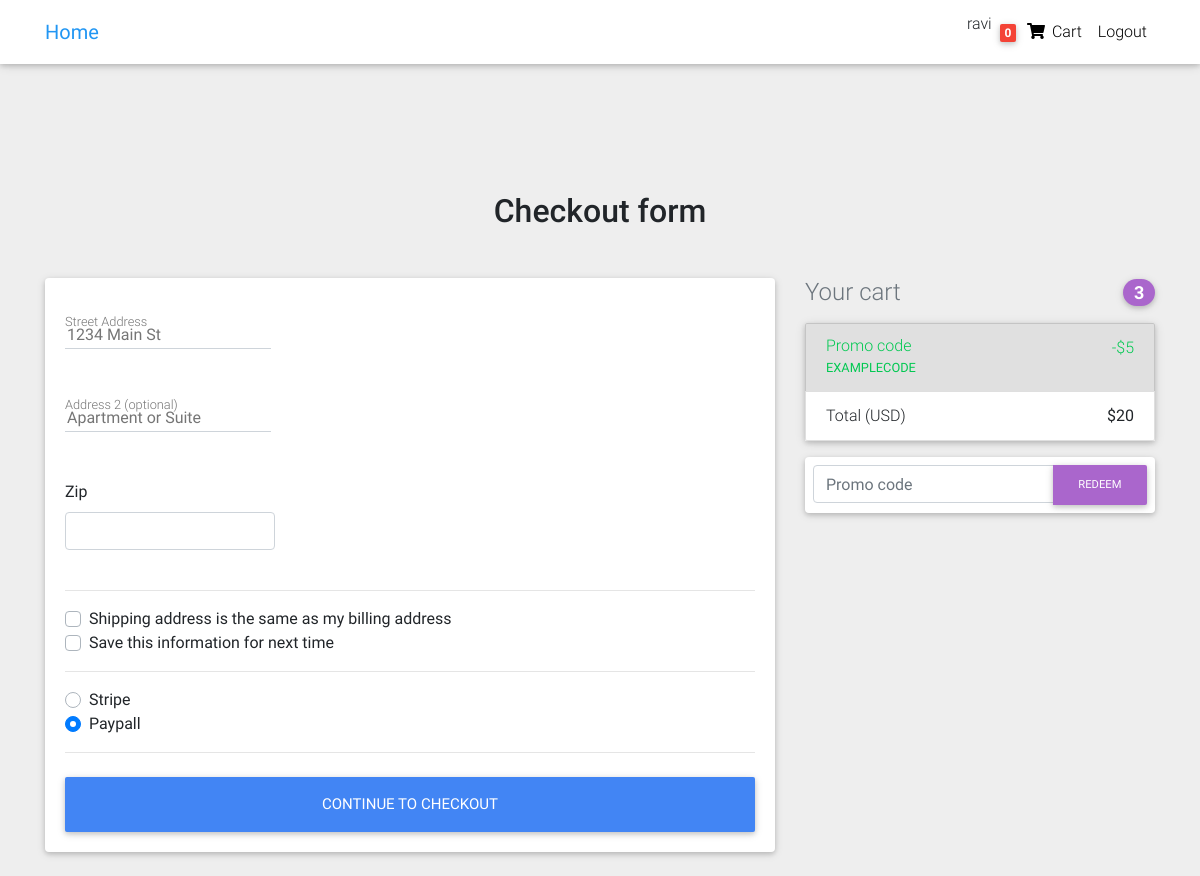
Before: /CheckOutVIew/ (signed in) with the older database file.
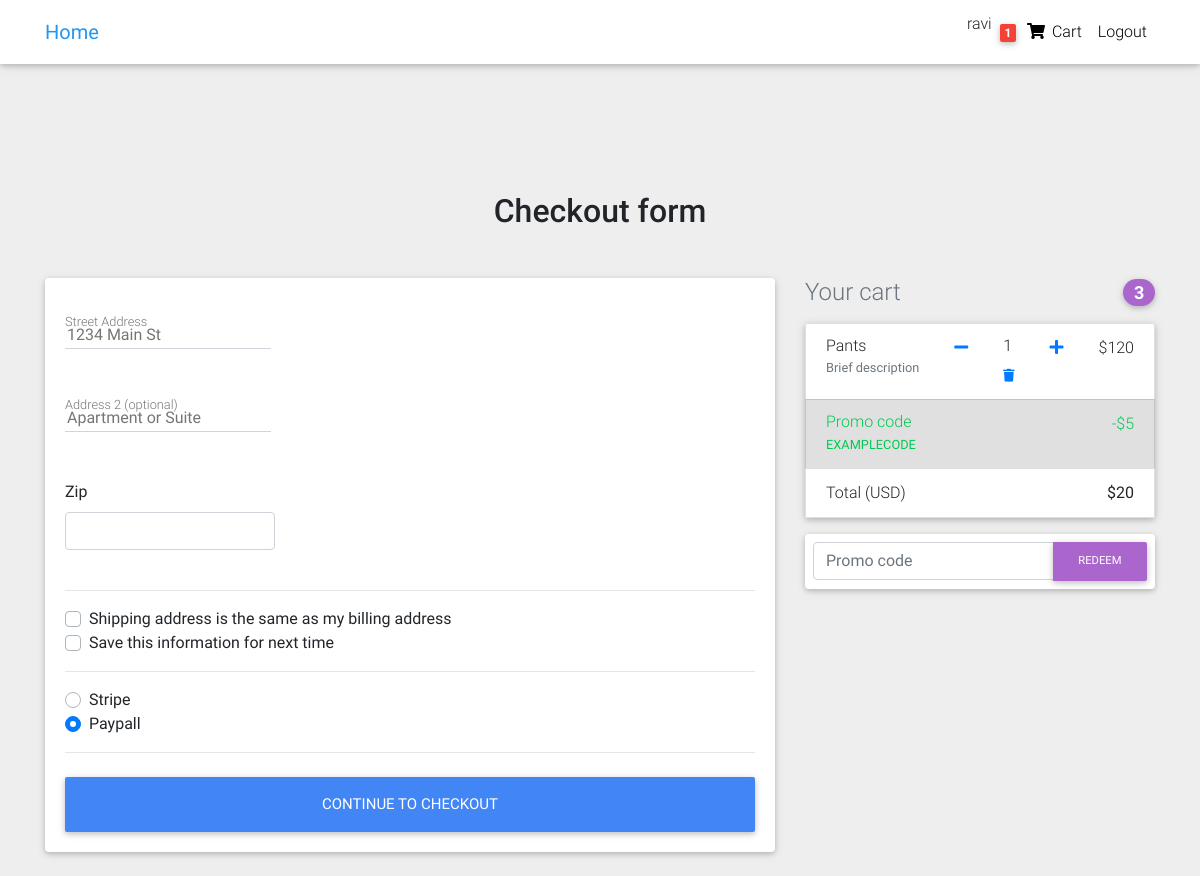
After: the same page with the newer database file.
### core/models.py (models this page shows, shortened)
class Order(models.Model):
    user = models.ForeignKey(settings.AUTH_USER_MODEL,
                            on_delete=models.CASCADE)
    items = models.ManyToManyField(OrderItem)
    start_date = models.DateTimeField(auto_now_add=True)
    ordered_date = models.DateTimeField()
    ordered= models.BooleanField(default=False)
    billing_address = models.ForeignKey(
        'BillingAddress',
        on_delete=models.SET_NULL,
        blank=True,
        null=True
    )

class OrderItem(models.Model):
    user = models.ForeignKey(settings.AUTH_USER_MODEL,
                            on_delete=models.CASCADE)
    item = models.ForeignKey(Items,on_delete=models.CASCADE)
    quantity = models.IntegerField(default=1)
    ordered= models.BooleanField(default=False)
    def get_add_to_card_url(self):
        return reverse("core:add_to_cart_c",kwargs={
            'slug':self.item.slug,
        })
    def get_remove_from_card_url(self):
        return reverse("core:remove_from_cart_c",kwargs={
            'slug':self.item.slug
        })
    def get_remove_from_card_all_url(self):
        return reverse("core:remove_from_cart_all",kwargs={
            'slug':self.item.slug
        })

class Items(models.Model):
    title = models.CharField(max_length=100)
    img = models.ImageField(upload_to='items_img/')
    categories= models.CharField(choices=CATEGORIES_CHOICES,max_length=2)
    label= models.CharField(choices=LABEL_CHOICES,max_length=1,blank=True,null=True)
    price = models.IntegerField()
    discount_price = models.IntegerField(null=True,blank=True)
    description = models.CharField(max_length=1000,null=True,blank=True)
    slug = models.SlugField()

### core/views.py (the view, shortened to what this page needs)
# urls.py: path('CheckOutVIew/',CheckOutView.as_view(),name='CheckOutView'),
class CheckOutView(LoginRequiredMixin,View):
    def get(self,*args,**kwargs):
        try:
            order = Order.objects.get(user=self.request.user,ordered=False)
            form = Checkoutform()
            context = {
                'object':order,
                'form':form
            }
            return render(self.request,'checkout-page.html',context)
        except ObjectDoesNotExist:
            messages(self.request,"You do not have active order")
            return redirect("/")

### core/forms.py
class Checkoutform(forms.Form):
    street_address = forms.CharField(widget=forms.TextInput(attrs={
        'placeholder':'1234 Main St'
    }))
    apartment_address = forms.CharField(required=False,widget=forms.TextInput(attrs={
        'placeholder':'Apartment or Suite'
    }))
    zip = forms.CharField(widget=forms.TextInput(attrs={
        'class':'form-control'
    }))
    same_billing_address = forms.BooleanField(required=False)
    save_info = forms.BooleanField(required=False)
    payment_option = forms.ChoiceField(widget=forms.RadioSelect,choices=PAYMENT_OPTIONS)

### core/templatetags/cart_template_tags.py (called while the page is built)
@register.filter
def cart_item_count(user):
    if user.is_authenticated:
        qs = Order.objects.filter(user=user,ordered = False)
        if qs.exists():
            return qs[0].items.count()
    return 0

### templates/checkout-page.html (shortened to what this page needs)
{% extends '_base.html' %}
{% block contents %}
  <main class="mt-5 pt-4">
    <div class="container wow fadeIn">
      <h2 class="my-5 h2 text-center">Checkout form</h2>
      <div class="row">
        <div class="col-md-8 mb-4">
          <div class="card">
            <form method="POST" class="card-body">
              <div class="row">
                <div class="col-md-6 mb-2">
                  <div class="md-form ">
                    {{form.street_address}}
                    <label for="firstName" class="">Street Address</label>
                  </div>
                </div>
              </div>
              <div class="md-form mb-5">
                {{form.apartment_address}}
                <label for="address-2" class="">Address 2 (optional)</label>
              </div>
              <div class="row">
                <div class="col-lg-4 col-md-6 mb-4">
                  <label for="zip">Zip</label>
                  {{form.zip}}
                </div>
              </div>
              <hr>
              <div class="custom-control custom-checkbox">
                <label class="custom-control-label" for="same-address">Shipping address is the same as my billing address</label>
              </div>
              <div class="custom-control custom-checkbox">
                <label class="custom-control-label" for="save-info">Save this information for next time</label>
              </div>
              <hr>
              <div class="d-block my-3">
                {% for value,name in form.fields.payment_option.choices %}
                <div class="custom-control custom-radio">
                  <label class="custom-control-label" for="{{ name }}">{{ name }}</label>
                </div>
                {% endfor %}
              </div>
              <hr class="mb-4">
              <button class="btn btn-primary btn-lg btn-block" type="submit">Continue to checkout</button>
            </form>
          </div>
        </div>
        <div class="col-md-4 mb-4">
          <h4 class="d-flex justify-content-between align-items-center mb-3">
            <span class="text-muted">Your cart</span>
            <span class="badge badge-secondary badge-pill">3</span>
          </h4>
          <ul class="list-group mb-3 z-depth-1">
            {% for obj in object.items.all %}
            <li class="list-group-item d-flex justify-content-between lh-condensed">
              <div>
                <h6 class="my-0">{{ obj.item.title }}</h6>
                <small class="text-muted">Brief description</small>
              </div>
                <a href="{{ obj.get_remove_from_card_url }}">
                  <i class="fas fa-minus "></i>
                </a>
                <div>
                  <h6>{{ obj.quantity }}</h6>
                  <a href="{{ obj.get_remove_from_card_all_url }}">
                    <small>
                      <i class="fas fa-trash "></i>
                    </small>
                  </a>
                </div>
                <a href="{{ obj.get_add_to_card_url }}">
                  <i class="fas fa-plus "></i>
                </a>
              <span>${{obj.item.price}}</span>
            </li>
            {% endfor %}
            <li class="list-group-item d-flex justify-content-between bg-light">
              <div class="text-success">
                <h6 class="my-0">Promo code</h6>
                <small>EXAMPLECODE</small>
              </div>
              <span class="text-success">-$5</span>
            </li>
            <li class="list-group-item d-flex justify-content-between">
              <span>Total (USD)</span>
              <strong>$20</strong>
            </li>
          </ul>
          <form class="card p-2">
            <div class="input-group">
              <input type="text" class="form-control" placeholder="Promo code" aria-label="Recipient's username" aria-describedby="basic-addon2">
              <div class="input-group-append">
                <button class="btn btn-secondary btn-md waves-effect m-0" type="button">Redeem</button>
              </div>
            </div>
          </form>
        </div>
      </div>
    </div>
  </main>
{% endblock %}

### templates/_base.html (shortened to what this page needs)
<!DOCTYPE html>
<html lang="en">
{% load static %}
{% load cart_template_tags %}
<head>
  <link rel="stylesheet" href="https://use.fontawesome.com/releases/v5.11.2/css/all.css">
  <link href="{% static 'css/bootstrap.min.css' %}" rel="stylesheet">
  <link href="{% static 'css/mdb.min.css' %}" rel="stylesheet">
  <link href="{% static 'css/style.min.css' %}" rel="stylesheet">
  <link href="{% static 'css/comments/comments.css' %}" rel="stylesheet">
</head>
<body>
  <div class="mt-5 pt-4">
  </div>
  <nav class="navbar fixed-top navbar-expand-lg navbar-light white scrolling-navbar">
    <div class="container">
      <a class="navbar-brand waves-effect" href="{% url 'core:home' %}">
        <strong class="blue-text">Home</strong>
      </a>
      <div class="collapse navbar-collapse" id="navbarSupportedContent">
        <ul class="navbar-nav nav-flex-icons">
          {% if request.user.is_authenticated %}
          <li class="nav-item">
            <span>{{ request.user.username }}</span>
          </li>
          <li class="nav-item">
            <a href="{% url 'core:CheckOutView' %}" class="nav-link waves-effect">
              <span class="badge red z-depth-1 mr-1"> {{request.user|cart_item_count}} </span>
              <i class="fas fa-shopping-cart"></i>
              <span class="clearfix d-none d-sm-inline-block"> Cart </span>
            </a>
          </li>
          <li class="nav-item">
            <a class="nav-link waves-effect" href="{% url 'account_logout' %}">
              <span class="clearfix d-none d-sm-inline-block"> Logout </span>
            </a>
          </li>
          {% endif %}
        </ul>
      </div>
    </div>
  </nav>
  {% block contents%}
  {% endblock%}
</body>
</html>

Changed rows visible on the page:
now on this page (row edited): OrderItem: item "Pants", quantity "1", item.price "120"
Other visible differences:
{{ request.user|cart_item_count }}: "0" → "1"
